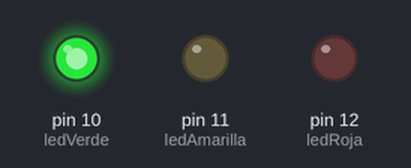
The sketch below on a simulated Arduino Uno, built with avr-gcc and run on an emulated ATmega328P. Shown: output pins drawn as LEDs (lit = HIGH).

Above: at 2.5 s.
At 6.0 s:
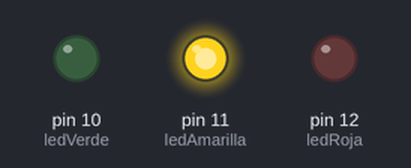
At 9.5 s:
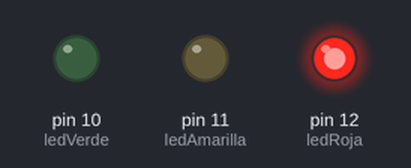
Timing chart, 0 to 15.6 s (numbered marks = the images above):
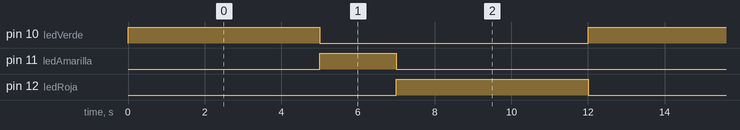

Measured:
- by itself, pin 10 (ledVerde), pin 12 (ledRoja): alternates HIGH for 5.0 s and LOW for 7.0 s
- by itself, pin 11 (ledAmarilla): alternates HIGH for 2.0 s and LOW for 10.0 s
- by itself, everything shown: repeats every 12.0 s, in 4 steps

The sketch:

01-Semaforo.ino
```cpp
/*
Tarea 1: Mi primer semáforo, chispas
Tenemos tres leds sencillos en total

Un led verde en el pin 10.
Un led amarillo en el pin 11.
Un led rojo en el pin 12.
Sabemos que los proyectos con semáforos acaban siendo odiados por lo mucho que se usan (o abusan), pero están bien para aprender. La tarea final de este proyecto es escribir un programa que encienda y apague las luces según un semáforo, de momento sin parpadear. Debe hacer lo típico:

Encender el led verde 5 segundos.
Encender el led amarillo 2 segundos.
Encender el led rojo 5 segundos.
El objetivo de la tarea es escribir código desde cero (en lugar de copiarlo y pegarlo) para fijar conceptos.
*/

int ledVerde = 10;
int ledAmarilla = 11;
int ledRoja = 12;
void setup()
{
    pinMode(ledVerde, OUTPUT);
    pinMode(ledAmarilla, OUTPUT);
    pinMode(ledRoja, OUTPUT);
}

void loop()
{
    digitalWrite(ledVerde, HIGH);
    delay(5000);
    digitalWrite(ledVerde, LOW);

    digitalWrite(ledAmarilla, HIGH);
    delay(2000);
    digitalWrite(ledAmarilla, LOW);

    digitalWrite(ledRoja, HIGH);
    delay(5000);
    digitalWrite(ledRoja, LOW);
}
```
